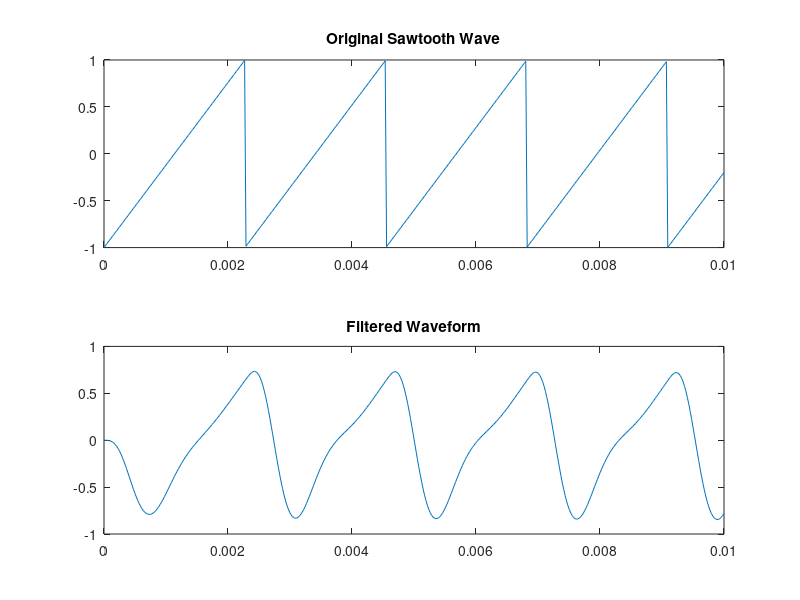

This chart was generated by the following MATLAB code:
fs = 44100;
t = 0:1/fs:0.01;
x = sawtooth(2*pi*440*t); % Generate sawtooth wave
[b, a] = butter(4, 1000/(fs/2), 'low'); % 1 kHz LPF
y = filter(b, a, x);

subplot(2,1,1);
plot(t, x); title('Original Sawtooth Wave');
subplot(2,1,2);
plot(t, y); title('Filtered Waveform');

% Save figure with meaningful name
output_dir = '../outputs';
if ~exist(output_dir, 'dir')
    mkdir(output_dir);
end
saveas(gcf, fullfile(output_dir, 'simple_filter_sawtooth_demo.png'));
fprintf('Figure saved as: simple_filter_sawtooth_demo.png\n');
